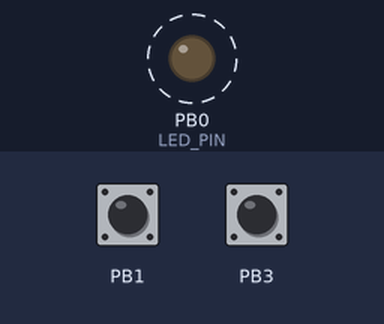
The sketch below on a simulated ATtiny85, built with avr-gcc and run on an emulated ATtiny85. Parts: output pins drawn as LEDs (lit = HIGH). Dashed ring = blinking. The inputs (shaded band) are chosen by the test bench; at power-on: PB3 HIGH, PB1 HIGH. EEPROM starts erased.

Above: at 1.18 s.
1.5 s: PB3 pulled LOW for 0.15 s
3.1 s: PB1 pulled LOW for 0.15 s
At 3.25 s:
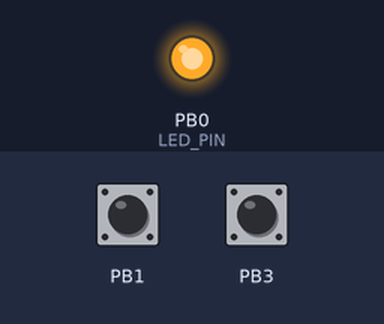
6.1 s: PB3 pulled LOW for 1 s
8.6 s: PB3 pulled LOW for 3.2 s
At 12.4 s:
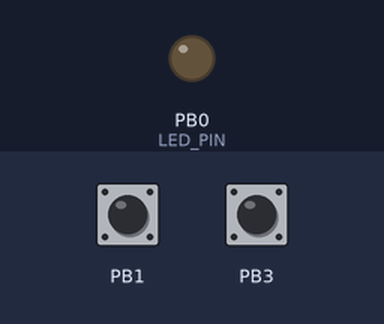
Timing chart, 0 to 14.8 s (numbered marks = the images above; inputs shaded):
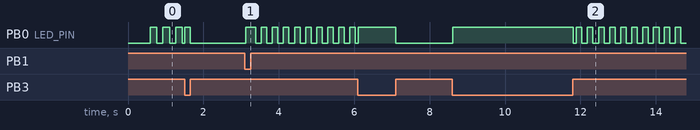

The sketch:

Phase1_MusicBox.ino
```cpp
/*
 * Snap - Phase 1: Music Box with capacitive touch controls
 * ---------------------------------------------------------
 * A single ATtiny85 that plays the compiled-in songs (songs.h) through a
 * small speaker via PWM, with two capacitive touch pads for control:
 *
 *   Touch 1 (SONG)  - advance to the next song and start playing it
 *   Touch 2 (PLAY)  - play / pause the current song
 *   LED     (PB0)   - plain LED: lit while a touch pad is being touched, and
 *                     flashed once per beat while playing
 *
 * The audio engine and the 32-note Scale[] table are taken from David
 * Johnson-Davies' "Digital Music Box v2" (CC BY 4.0), adapted here for an 8 MHz
 * ATtiny85 and the pins this board uses.  The songs are stored in a compact
 * run-length form (see songs.h / advanceNote()) so all of them fit in 8 KB.
 * The touch stack mirrors the proven "Reference/LedAttinyTouchx2.ino" sketch (ADCTouch +
 * baseline calibration).
 *
 * PIN MAP (Phase 1)
 *   1  PB5  RESET (ISP)
 *   2  PB3  Touch 2  - PLAY/PAUSE   (ADC3 -> ADCTouch channel 3)
 *   3  PB4  reserved for Phase 2 potentiometer (ADC2)
 *   4  GND
 *   5  PB0  LED (beat flash + touch indicator; Phase 2 reuses this pin)
 *   6  PB1  Audio PWM out (OC1A, Timer1 + 64 MHz PLL)
 *   7  PB2  Touch 1  - SONG        (ADC1 -> ADCTouch channel 1)
 *   8  VCC
 *
 * BUILD (arduino-cli, damellis "attiny" core)
 *   arduino-cli compile --fqbn attiny:avr:ATtinyX5:cpu=attiny85,clock=internal8 Phase1_MusicBox
 *   arduino-cli upload  --fqbn attiny:avr:ATtinyX5:cpu=attiny85,clock=internal8 -p <PORT> Phase1_MusicBox
 *
 * Audio output circuit (see Phase 1 doc): PB1 -> 1k -> NPN base; speaker
 * between +5V and collector; 10-47 uF DC-block in series with the speaker.
 */

#include <ADCTouch.h>
#include <EEPROM.h>
#include "songs.h"

/* ------------------------------------------------------------------ */
/*  Configuration                                                      */
/* ------------------------------------------------------------------ */

#if F_CPU != 8000000
#error "Phase 1 targets 8 MHz (clock=internal8): the 20 kHz sample rate depends on it."
#endif

#define TOUCH_SONG_CH   1        // ADC1 = PB2  (Song pad)
#define TOUCH_PLAY_CH   3        // ADC3 = PB3  (Play/Pause pad)
#define TOUCH_THRESHOLD 40       // counts above the calibrated baseline
#define TOUCH_GAP_MS    250      // minimum gap between two accepted touches
#define TOUCH_CAL_N     100      // startup baseline samples per pad (FR-07)

// --- Beat / touch indicator LED (PB0) --------------------------------
#define LED_PIN         0        // PB0 - plain LED (active HIGH)
#define SLOTS_PER_BEAT  2        // 1 slot = one eighth note, so a beat is 2 slots;
                                 //   the LED therefore blinks at HALF the song
                                 //   tempo - on for one slot, off for the next

// --- Tempo -----------------------------------------------------------
// Per-song speed lives in songs.h: each song has a SONG_<NAME>_TEMPO macro,
// in SLOTS PER SECOND (1 slot = one eighth note, so quarter-note BPM = 30*tempo).
// DEFAULT_TEMPO (also in songs.h) is the fallback.  Both default to 8
// (0.125 s/slot = 240 BPM), i.e. twice the original 4.
#ifndef DEFAULT_TEMPO
#define DEFAULT_TEMPO   8        // fallback if songs.h doesn't define one
#endif

// --- Synth voices / output level -------------------------------------
// A voice's envelope starts at 1 << (DECAY + AMP_SHIFT) and steps down by 1 per
// sample, so peak loudness = 1 << AMP_SHIFT and the decay lasts
// (1 << (DECAY + AMP_SHIFT)) / 20000 seconds.  Keep DECAY + AMP_SHIFT <= 15.
#define DECAY           9        // decay curve / length (from Reference/DigitalMusicBox.c)
#define AMP_SHIFT       5        // voice peak = 1 << AMP_SHIFT;
                                 //   raise to 6 for ~2x louder (and a longer decay)
#define VOICES          4        // DDS voices (max notes per chord)

#define EEPROM_MAGIC    0x53     // 'S'
#define ADDR_MAGIC      0
#define ADDR_SONG       1

/* ------------------------------------------------------------------ */
/*  Music engine (David Johnson-Davies, CC BY 4.0)                     */
/* ------------------------------------------------------------------ */

// 32 chromatic notes, G#3 .. D#6.  Sample rate is 20 kHz, so the audible
// frequency of Scale[n] is Scale[n] * 20000 / 65536 Hz.
const int Scale[] = {
    680,  721,  764,  809,  857,  908,  962, 1020, 1080, 1144, 1212, 1284,
   1361, 1442, 1528, 1618, 1715, 1817, 1925, 2039, 2160, 2289, 2425, 2569,
   2722, 2884, 3055, 3237, 3429, 3633, 3849, 4078 };

volatile unsigned int Acc[VOICES];
volatile unsigned int Freq[VOICES];
volatile unsigned int Amp[VOICES];

const uint8_t *volatile Tune = 0;    // RLE byte stream in PROGMEM
volatile uint16_t TunePtr = 0;       // byte cursor into Tune
volatile uint8_t  Chan    = 0;
volatile bool     playing = false;
uint8_t           songIndex = 0;     // current song (also mirrored to EEPROM)

// RLE decode state: after a record's `gap` rest slots the chord is played.
volatile uint8_t      restSlots = 0;   // rest slots still to wait
volatile bool         hasPending = false;
volatile unsigned long pendingChord = 0;

// Millisecond time base built from the 20 kHz sample interrupt.
volatile uint32_t g_ms    = 0;
static volatile uint8_t  msDiv   = 0;
static volatile uint16_t noteDiv = 0;   // counts ms toward the next note slot

// Playback tempo (slots per second) for the current song.  Set by selectSong()
// from the song's SONG_<NAME>_TEMPO macro; read by the note clock in the ISR.
volatile uint8_t tempo = DEFAULT_TEMPO;

// Beat counter: the note clock counts slots and sets one beat every
// SLOTS_PER_BEAT slots. g_beats is polled by loop() to flash the beat LED;
// 8-bit so the read in loop() is atomic on AVR.
volatile uint8_t g_beats = 0;
static volatile uint8_t beatDiv = 0;   // slots counted toward the next beat

// Trigger every note set in a chord word (bit 31 = Scale[0] = G#3).
static void playChord(unsigned long chord) {
    for (uint8_t note = 0; note < 32; note++) {
        if (chord & 0x80000000UL) {
            Freq[Chan] = Scale[note];
            Amp[Chan]  = 1 << (DECAY + AMP_SHIFT);   // peak = 1 << AMP_SHIFT
            Chan = (Chan + 1) & (VOICES - 1);
        }
        chord <<= 1;
    }
}

// Note clock: advance one slot.  The tune is a run-length byte stream of
// [gap][chord LE x4] records - `gap` rest slots, then the chord.  A chord of
// 0x000000FF ends the tune, so the cursor loops to the start.  Serial with the
// mixer, so no locking is required; only called while playing.
static void advanceNote() {
    if (restSlots) { restSlots--; return; }
    if (hasPending) { playChord(pendingChord); hasPending = false; return; }

    uint8_t gap = pgm_read_byte(&Tune[TunePtr]);
    TunePtr++;
    unsigned long chord = pgm_read_dword(&Tune[TunePtr]);
    TunePtr += 4;

    if (chord == 0x000000FFUL) {              // end-of-tune
        TunePtr = 0;                          // loop to the start
        restSlots = gap;                      // wait any trailing rests first
        return;
    }
    if (gap) { restSlots = gap - 1; pendingChord = chord; hasPending = true; return; }
    playChord(chord);
}

// 20 kHz sample interrupt: mix the voices into the PWM duty register. It also
// builds the millisecond time base and drives the note clock from it, so the
// music no longer depends on the ATtiny85 watchdog timer (which did not fire
// reliably here - that left the voices silent and the beat LED dark).
ISR(TIMER0_COMPA_vect) {
    signed char Temp, Mask, Env, Note, Sum = 0;
    for (uint8_t c = 0; c < VOICES; c++) {
        Acc[c] = Acc[c] + Freq[c];
        Amp[c] = Amp[c] - (Amp[c] != 0);
        Temp = Acc[c] >> 8;
        Mask = Temp >> 7;
        Env  = Amp[c] >> DECAY;
        Note = (Env ^ Mask) + (Mask & 1);
        Sum  = Sum + Note;
    }
    OCR1A = Sum + 128;

    // 20 kHz / 20 = 1 kHz time base.
    if (++msDiv >= 20) {
        msDiv = 0;
        g_ms++;
        // One slot every (1000 / tempo) ms  =>  `tempo` slots per second.
        if (++noteDiv >= (1000 / tempo)) {
            noteDiv = 0;
            if (playing) {
                advanceNote();                        // advance one slot
                if (++beatDiv >= SLOTS_PER_BEAT) {    // a beat = SLOTS_PER_BEAT slots
                    beatDiv = 0;
                    g_beats++;                        // polled by loop() for the LED
                }
            }
        }
    }
}

/* ------------------------------------------------------------------ */
/*  Helpers                                                            */
/* ------------------------------------------------------------------ */

static uint32_t snapMillis() {
    uint32_t m;
    uint8_t  sreg = SREG;
    cli();
    m = g_ms;
    SREG = sreg;
    return m;
}

static void silenceVoices() {
    for (uint8_t c = 0; c < VOICES; c++) Amp[c] = 0;
}

static void selectSong(uint8_t idx) {
    // Pause scheduling while the pointer/voices are rewritten.
    uint8_t sreg = SREG;
    cli();
    playing = false;
    songIndex = idx;
    switch (idx) {
        case 0:  Tune = SONG_BLUEY_THEME;                 tempo = SONG_BLUEY_THEME_TEMPO;                 break;
        case 1:  Tune = SONG_BABY_SHARK;                  tempo = SONG_BABY_SHARK_TEMPO;                  break;
        case 2:  Tune = SONG_DYNAMITE;                    tempo = SONG_DYNAMITE_TEMPO;                    break;
        case 3:  Tune = SONG_DANCE_OF_THE_SUGAR_PLUM_FAIRY; tempo = SONG_DANCE_OF_THE_SUGAR_PLUM_FAIRY_TEMPO; break;
        case 4:  Tune = SONG_PACHELBELS_CANON;            tempo = SONG_PACHELBELS_CANON_TEMPO;            break;
        default: Tune = SONG_SUPER_MARIO_BROTHERS;        tempo = SONG_SUPER_MARIO_BROTHERS_TEMPO;        break;
    }
    if (tempo == 0) tempo = DEFAULT_TEMPO;   // guard: tempo is a divisor in the ISR
    TunePtr = 0;
    restSlots = 0;
    hasPending = false;
    Chan = 0;
    silenceVoices();
    playing = true;
    SREG = sreg;
}

/* ------------------------------------------------------------------ */
/*  Touch                                                              */
/* ------------------------------------------------------------------ */

int  baseline[2]  = { 0, 0 };
bool lastTouch[2] = { false, false };
uint32_t lastFire[2] = { 0, 0 };

static bool touchFired(uint8_t pad, uint8_t channel) {
    int  value = ADCTouch.read(channel, 10);
    bool now   = (value - baseline[pad]) > TOUCH_THRESHOLD;
    bool fired = false;

    if (now && !lastTouch[pad] &&
        (snapMillis() - lastFire[pad]) > TOUCH_GAP_MS) {
        lastFire[pad] = snapMillis();
        fired = true;
    }
    lastTouch[pad] = now;
    return fired;
}

/* ------------------------------------------------------------------ */
/*  Setup / loop                                                       */
/* ------------------------------------------------------------------ */

void setup() {
    // --- Beat LED output (plain digital pin)
    pinMode(LED_PIN, OUTPUT);
    digitalWrite(LED_PIN, LOW);

    // ADC prescaler /64 -> 125 kHz at 8 MHz (matches the working touch sketch)
    ADCSRA |= (1 << ADPS2) | (1 << ADPS1);
    ADCSRA &= ~(1 << ADPS0);

    // --- Audio PWM carrier: Timer1 clocked from the 64 MHz PLL, output on
    //     OC1A (PB1).  64 MHz / 256 = 250 kHz carrier, 8-bit duty.
    PLLCSR = 1 << PLLE;
    while (!(PLLCSR & (1 << PLOCK))) { /* wait for PLL lock */ }
    PLLCSR |= 1 << PCKE;

    TCCR1  = 1 << CS10 | 1 << PWM1A | 2 << COM1A0; // PLL/1, PWM A, clear on match
    OCR1C  = 0xFF;                                 // TOP = 255 (8-bit)
    OCR1A  = 128;                                  // 50% = silence
    DDRB  |= 1 << DDB1;                            // PB1 output

    // voices off
    for (uint8_t c = 0; c < VOICES; c++) {
        Acc[c] = 0; Freq[c] = 0; Amp[c] = 0;
    }

    // --- EEPROM: restore the last song
    if (EEPROM.read(ADDR_MAGIC) != EEPROM_MAGIC) {
        EEPROM.write(ADDR_MAGIC, EEPROM_MAGIC);
        EEPROM.write(ADDR_SONG, 0);
    }
    uint8_t song = EEPROM.read(ADDR_SONG);
    if (song >= NUM_SONGS) song = 0;

    // --- Touch calibration: average TOUCH_CAL_N resting reads per pad so the
    //     threshold (TOUCH_THRESHOLD counts above baseline) rejects ambient
    //     drift.  ADCTouch.read() itself takes time, so no extra delay is used.
    long sumSong = 0, sumPlay = 0;
    for (uint8_t i = 0; i < TOUCH_CAL_N; i++) {
        sumSong += ADCTouch.read(TOUCH_SONG_CH, 10);
        sumPlay += ADCTouch.read(TOUCH_PLAY_CH, 10);
    }
    baseline[0] = sumSong / TOUCH_CAL_N;
    baseline[1] = sumPlay / TOUCH_CAL_N;

    // --- 20 kHz sample clock: Timer0 fast PWM, TOP=OCR0A, prescaler 8.
    //     8 MHz / (8 * (49 + 1)) = 20 kHz.
    TCCR0A = 3 << WGM00;
    TCCR0B = 1 << WGM02 | 2 << CS00;
    OCR0A  = 49;
    TIMSK  = 1 << OCIE0A;          // enable compare-match A (sample ISR)

    // --- Start playing the remembered song immediately on reset. The note
    //     clock that advances the tune is driven from the Timer0 sample ISR
    //     time base, so no watchdog timer is needed (FR-01/FR-03/FR-04).
    selectSong(song);
}

void loop() {
    // SONG pad: next song, restart playback
    if (touchFired(0, TOUCH_SONG_CH)) {
        uint8_t next = (songIndex + 1) % NUM_SONGS;
        selectSong(next);
        EEPROM.update(ADDR_SONG, next);
    }

    // PLAY pad: toggle play / pause
    if (touchFired(1, TOUCH_PLAY_CH)) {
        if (playing) {
            playing = false;
            silenceVoices();
        } else {
            playing = true;
        }
    }

    // Beat LED: blink at HALF the song tempo - one beat every SLOTS_PER_BEAT
    // slots.  The LED is lit for one slot per beat (on for one slot, off for the
    // next = 50% duty), so the blink rate is half the tempo.
    // Touch LED: force PB0 on while either pad is held, so a finger is visibly
    // acknowledged; on release it drops straight back to blinking.
    // g_beats is 8-bit, so the read here is atomic on AVR.
    static uint8_t  lastBeat = 0;
    static uint32_t ledOffAt = 0;
    static bool     ledOn    = false;
    if (g_beats != lastBeat) {
        lastBeat = g_beats;
        ledOffAt = snapMillis() + (1000 / tempo);   // on for one slot
        ledOn    = true;
    }
    if (ledOn && (int32_t)(snapMillis() - ledOffAt) >= 0) {
        ledOn = false;
    }

    bool touchHeld = lastTouch[0] || lastTouch[1];
    digitalWrite(LED_PIN, (touchHeld || ledOn) ? HIGH : LOW);
}
```

Source omitted: songs.h (40364 bytes)

Measured:
- after the input at 3.1 s, PB0 (LED_PIN): LOW → HIGH at once, then repeats every 0.29 s: LOW 0.14 s, HIGH 0.15 s
- after the input at 8.6 s, PB0 (LED_PIN): goes HIGH 3.2 s, LOW 0.07 s, 9 × (HIGH 0.15 s, LOW 0.14 s), HIGH 0.15 s, then LOW, starting at once
